Frame 1 (no input): blank canvas, image omitted
Frame 60 (the mouse pressed at the canvas centre just before this capture): blank canvas, image omitted
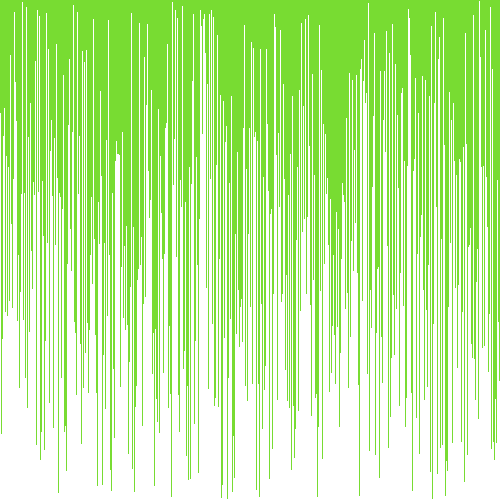
Frame 120 (the mouse held since frame 60 and released just before this capture)

The Processing sketch whose frames 1 and 60 were blank and that drew this single picture after the mouse press (run headless with seeded random() and noise(); from frame 60 on, the mouse is pressed at the canvas centre):

// Processing sketch: VisualSorter
// ── VisualSorter.pde
//1. create an array of ints. don't initialize it yet.
int[] array1;

void setup() {
  //2. set the size of your window
  size(500, 500);
  //  if you are using Processing 3, you cannot use variables
  //  because the developers don't know how programming is supposed to work.

  //3. initialize your array with the built in width variable
  array1 = new int[width];
  //4. initialize the ints in the array with random numbers
  //   from 0 to the built in height variable
  
  //5. call the noStroke() method
  noStroke();
}


void draw() {
  //6. set the background color with background(r, g, b);
  background(120, 220, 50);
  //7. set the color for your graph
  color(255, 255, 255);
  //8. draw a rectangle for each int in your array.
  for (int i = 0; i < array1.length; i++) {
    //   the x value will be the current index in the array
    //   the y value will the height variable
    //   the width is 1 (one)
    //   the height is negative the value of the element at the current index of the array
    rect(i, height, 1, -array1[i]);
  }
  //9. call the stepSort method
  stepSort(array1);

  //10. extract the code that randomizes the array into a method.


  //11. call the method you made in step 10 when the mouse is pressed
  if(mousePressed){
    randomizeArray(array1);
  }
}

void stepSort(int[] arr) {
  for (int i = 1; i < arr.length; i++) {
    if (arr[i - 1] > arr[i]) {
      int t = arr[i];
      arr[i] = arr[i - 1];
      arr[i - 1] = t;
    }
  }
}

void randomizeArray(int[] arr) {
  for (int i = 0; i < arr.length; i++) {
    array1[i] = (int)random(height);
  }
}
